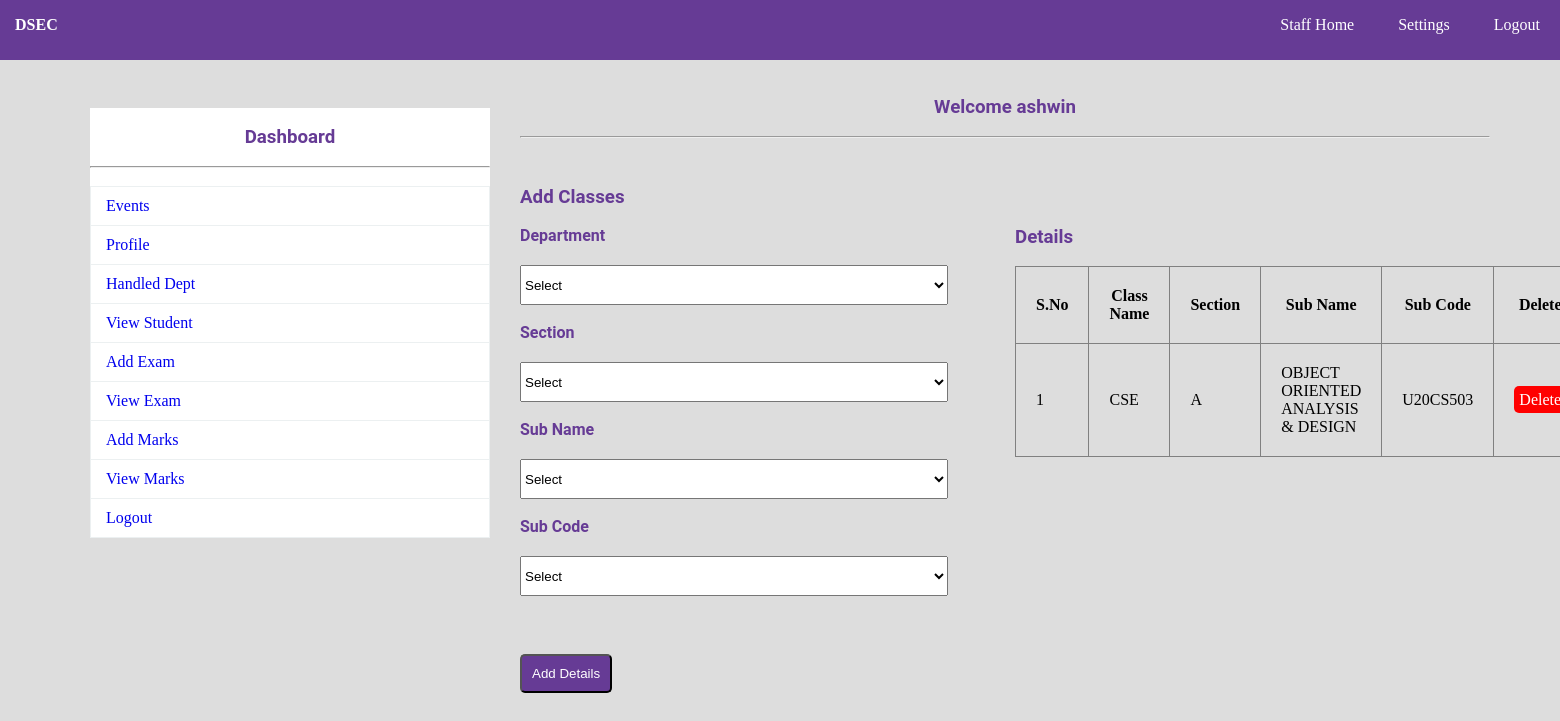
Screenshot of /college/handle_dept.php (signed in) with the database file from the repository.
### tables this page shows
CREATE TABLE `hdept` (
  `HID` int(11) NOT NULL,
  `TID` int(11) NOT NULL,
  `DEP` varchar(150) NOT NULL,
  `SEC` varchar(150) NOT NULL,
  `SUB` varchar(150) NOT NULL,
  `SCO` varchar(150) NOT NULL
);

### college/handle_dept.php (the view, shortened to what this page needs)
<?php
	include"database.php";
?>
<!DOCTYPE html>
<html>
	<head>
		<link rel="stylesheet" type="text/css" href="css/style.css">
	</head>
	<body>
		<?php include"navbar.php";?><br>
			<div id="section">
				<?php include"sidebar.php";?><br>
					<h3 class="text">Welcome <?php echo $_SESSION["TNAME"]; ?></h3><br><hr><br>
				<div class="content">
					<h3>Add Classes</h3><br>
					<div class="lbox1">
					<form  method="post" action="<?php echo $_SERVER["PHP_SELF"];?>">
					<label>Department</label><br>
						<select name="dep" required class="input3">
							<?php
								$sl="select DISTINCT(DNAME) from dept";
								$r=$db->query($sl);
								 if($r->num_rows>0)
								 {
									 echo "<option value=''>Select</option>";
								 }
							?>
						</select>
					<br><br>
					<label>Section</label><br>
						<select name="sec" required class="input3">
						<?php
							$sl="select DISTINCT(DSEC) from dept";
							$r=$db->query($sl);
								if($r->num_rows>0)
								{
									echo "<option value=''>Select</option>";
								}
						?>
						</select><br></br>
					<label>Sub Name</label><br>
						<select name="sub" required class="input3">
						<?php
							$s="select * from sub";
							$re=$db->query($s);
							if($re->num_rows>0)
							{
								echo "<option value=''>Select</option>";
							}
						?>
						</select>
					<br><br>
					<label>Sub Code</label><br>
						<select name="sco" required class="input3">
						<?php
							$s="select * from sub";
							$re=$db->query($s);
							if($re->num_rows>0)
							{
								echo "<option value=''>Select</option>";
							}
						?>
						</select>
					<br><br>
					<button type="submit" class="btn" name="submit">Add  Details</button>
					</form>
					</div>
					<div class="rbox1">
					<h3> Details</h3><br>
					<table border="1px" >
						<tr>
							<th>S.No</th>
							<th>Class Name</th>
							<th>Section</th>
							<th>Sub Name</th>
							<th>Sub Code</th>
							<th>Delete</th>
						</tr>
						<?php
							$s="select * from hdept where TID={$_SESSION["TID"]}";
							$res=$db->query($s);
							if($res->num_rows>0)
							{
								$i=0;
								while($r=$res->fetch_assoc())
								{
									$i++;
									echo"
									<tr>
										<td>{$i}</td>
										<td>{$r["DEP"]}</td>
										<td>{$r["SEC"]}</td>
										<td>{$r["SUB"]}</td>
										<td>{$r["SCO"]}</td>
										<td><a href='hdept.php?id={$r["HID"]}' class='btnr'>Delete</a></td>
									</tr>
									";
								}
							}
						?>
						</table>
					</div>
				</div>
			</div>
	</body>
</html>

### college/css/style.css (style rules this page uses)
* { padding:0px; margin:0px; }
html { background:#dddddd; }
a { text-decoration:none; }
h1,h2,h3,h4,h5,h6,label { font-family:roboto; color:#663b95; }
.btn { border-radius:5px; padding:10px; background:#663b95; color:white; margin-top:40px; }
.btnr { border-radius:5px; padding:5px; background:#ff0000; color:white; }
label { font-weight:bold; }
.text { text-align:center; }
#section { height:auto; width:1400px; margin-left:90px; font-family:cambria; }
.content { margin-top:30px; height:auto; width:950px; float:left; }
tr,td,th { padding:20px; }
.input3 { width:90%; height:40px; margin-top:20px; }
table { border-collapse:collapse; }
.lbox1 { width:50%; margin-right:20px; float:left; }
.rbox1 { width:45%; float:left; }
.rbox1 table { width:100%; }

### rows the page displays
hdept: DEP "CSE", SEC "A", SUB "OBJECT ORIENTED ANALYSIS & DESIGN", SCO "U20CS503"

### other values shown
$_SESSION["TNAME"] "ashwin"
